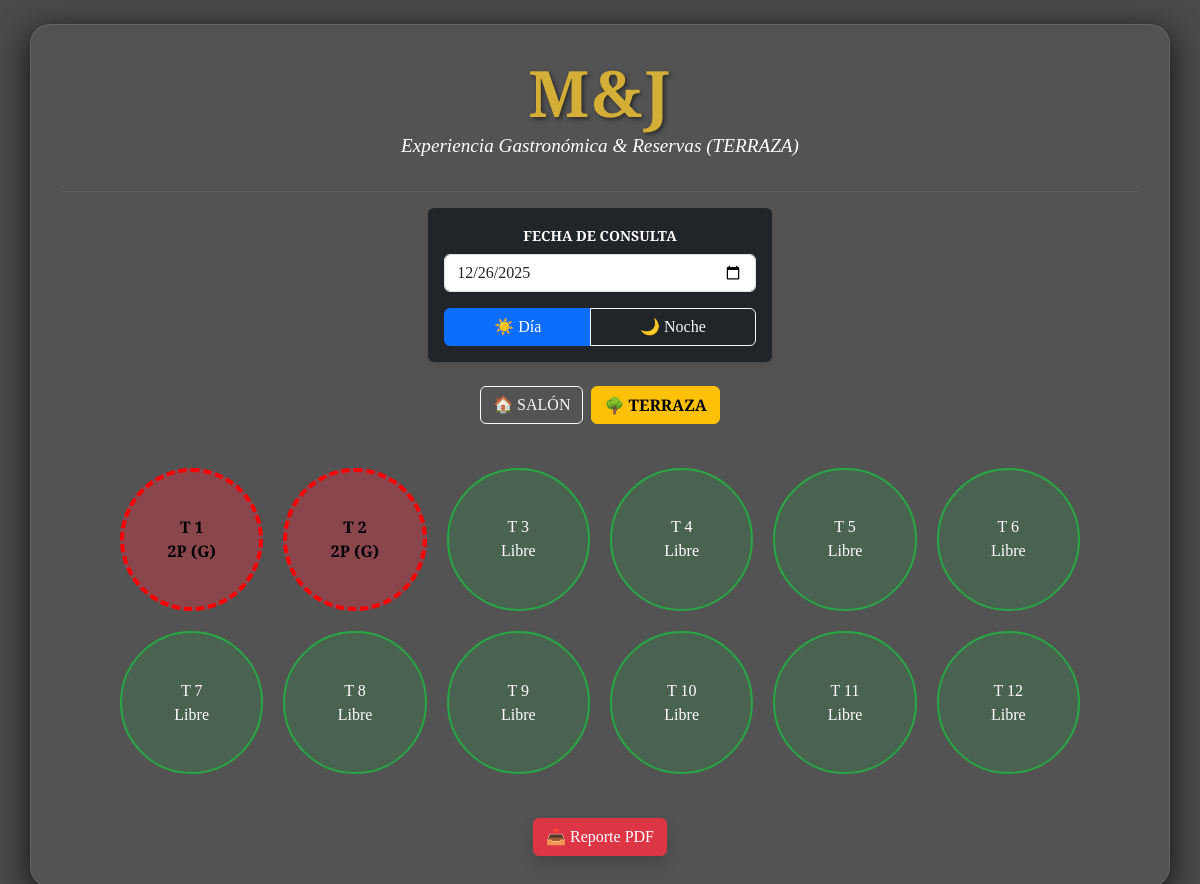
The page /terraza/?fecha=2025-12-26&turno=DIA on the database its author committed.
### reservas/models.py (models this page shows, shortened)
class Reserva(models.Model):
    TURNOS = [
        ('DIA', 'Día'),
        ('NOCHE', 'Noche'),
    ]
    nombre = models.CharField(max_length=100)
    apellido = models.CharField(max_length=100)
    telefono = models.CharField(max_length=20)
    fecha = models.DateField()
    hora = models.TimeField()
    mesa = models.IntegerField()
    turno = models.CharField(max_length=5, choices=TURNOS)
    comentarios = models.TextField(null=True, blank=True)
    personas = models.IntegerField(default=1)

### reservas/views.py (the view)
# urls.py: path('terraza/', views.vista_terraza, name='terraza'),
def vista_terraza(request):
    fecha_str = request.GET.get('fecha', str(date.today()))
    turno = request.GET.get('turno', 'DIA')
    reservas_queryset = Reserva.objects.filter(fecha=fecha_str, turno=turno)
    mesas = []
    for i in range(1, 13):
        reserva_data = reservas_queryset.filter(mesa=i).first()
        es_conjunto = False
        if reserva_data:
            coincidencias = reservas_queryset.filter(
                nombre=reserva_data.nombre,
                apellido=reserva_data.apellido,
                hora=reserva_data.hora
            ).count()
            es_conjunto = coincidencias > 1
        mesas.append({
            'numero': i,
            'ocupada': reserva_data is not None,
            'detalle': reserva_data,
            'es_conjunto': es_conjunto
        })
    return render(request, 'terraza.html', {
        'mesas': mesas,
        'fecha_actual': fecha_str,
        'turno_actual': turno
    })

### reservas/templates/terraza.html (shortened to what this page needs)
{% load static %}
<!DOCTYPE html>
<html lang="es">
<head>
    <link href="https://cdn.jsdelivr.net/npm/bootstrap@5.3.0/dist/css/bootstrap.min.css" rel="stylesheet">
    <link rel="stylesheet" href="{% static 'css/estilos.css' %}">
</head>
<body class="bg-light">
    <div id="contenedor-todo" class="container text-center mt-4">
        <h1 class="brand-title">M&J</h1>
        <p class="brand-subtitle">Experiencia Gastronómica & Reservas (TERRAZA)</p>
        <hr class="border-secondary opacity-25">
        <div class="row justify-content-center mb-4">
            <div class="col-md-6 col-lg-4">
                <form method="GET" id="form-filtros" class="bg-dark p-3 rounded shadow-sm">
                    <label class="form-label fw-bold text-white small">FECHA DE CONSULTA</label>
                    <input type="date" name="fecha" id="fecha_filtro" class="form-control mb-3" value="{{ fecha_actual }}" onchange="this.form.submit()">
                    <div class="btn-group w-100">
                        <button type="button"
                            hx-get="?fecha={{ fecha_actual }}&turno=DIA"
                            hx-target="#contenedor-todo"
                            hx-select="#contenedor-todo"
                            hx-swap="outerHTML"
                            hx-push-url="true"
                            class="btn btn-{% if turno_actual == 'DIA' %}primary{% else %}outline-light{% endif %}">☀️ Día</button>
                        <button type="button"
                            hx-get="?fecha={{ fecha_actual }}&turno=NOCHE"
                            hx-target="#contenedor-todo"
                            hx-select="#contenedor-todo"
                            hx-swap="outerHTML"
                            hx-push-url="true"
                            class="btn btn-{% if turno_actual == 'NOCHE' %}primary{% else %}outline-light{% endif %}">🌙 Noche</button>
                    </div>
                </form>
            </div>
        </div>
        <div class="d-flex justify-content-center gap-2 mb-4">
            <a href="/?fecha={{ fecha_actual }}&turno={{ turno_actual }}" class="btn btn-outline-light">🏠 SALÓN</a>
            <a href="/terraza/?fecha={{ fecha_actual }}&turno={{ turno_actual }}" class="btn btn-warning fw-bold">🌳 TERRAZA</a>
        </div>
        <div class="restaurante-mapa">
            {% for mesa in mesas %}
                {% if mesa.ocupada %}
                    <div class="mesa-container mesa-ocupada {% if mesa.es_conjunto %}mesa-en-conjunto{% endif %}"
                         data-id="{{ mesa.detalle.id }}"
                         data-nombre="{{ mesa.detalle.nombre }}"
                         data-apellido="{{ mesa.detalle.apellido }}"
                         data-tel="{{ mesa.detalle.telefono }}"
                         data-hora="{{ mesa.detalle.hora|time:'H:i' }}"
                         data-coment="{{ mesa.detalle.comentarios|escapejs }}"
                         data-pax="{{ mesa.detalle.personas }}"
                         onclick="verDetalle(this)">
                {% else %}
                    <div class="mesa-container mesa-libre" id="mesa-{{ mesa.numero }}" onclick="toggleMesa('{{ mesa.numero }}')">
                {% endif %}
                    <span class="mesa-numero">T {{ mesa.numero }}</span>
                    <span class="mesa-estado">{% if mesa.ocupada %}{{ mesa.detalle.personas }}P {% if mesa.es_conjunto %}(G){% endif %}{% else %}Libre{% endif %}</span>
                </div>
            {% endfor %}
        </div>
        <div class="mt-4">
            <a href="{% url 'exportar_pdf' %}?fecha={{ fecha_actual }}&turno={{ turno_actual }}" class="btn btn-danger shadow">📥 Reporte PDF</a>
        </div>
    </div>
</body>
</html>

### reservas/static/css/estilos.css (style rules this page uses)
body { background: linear-gradient(rgba(0, 0, 0, 0.7), rgba(0, 0, 0, 0.7)), url('https://images.unsplash.com/photo-1514362545857-3bc16c4c7d1b?q=80&w=2070&auto=format&fit=crop') no-repeat center center fixed; background-size: cover; font-family: 'Playfair Display', serif; color: #000000; }
.brand-title { font-size: 4rem; font-weight: 700; color: #d4af37; text-shadow: 2px 2px 4px rgba(0,0,0,0.5); margin-bottom: 0; letter-spacing: 2px; }
.brand-subtitle { color: #ffffff; font-style: italic; font-size: 1.2rem; margin-bottom: 30px; }
.container { background: rgba(255, 255, 255, 0.05); backdrop-filter: blur(10px); border-radius: 20px; padding: 30px; border: 1px solid rgba(255, 255, 255, 0.1); box-shadow: 0 8px 32px 0 rgba(0, 0, 0, 0.8); }
.mesa-en-conjunto { border: 4px dashed #ff0000 !important; background: linear-gradient(45deg, #ffffff 25%, #ff0000 25%, #ff0000 50%, #ffffff 50%, #ffffff 75%, #ff0000 75%, #ff0000 100%) !important; background-size: 20px 20px !important; color: black !important; font-weight: bold; animation: pulse-border 2s infinite; }
.mesa-container { border-radius: 12px; transition: transform 0.3s ease, box-shadow 0.3s ease; border: 2px solid rgba(255,255,255,0.1); }
.mesa-libre { background: rgba(40, 167, 69, 0.2) !important; border-color: #28a745; color: #fff; }
.mesa-ocupada { background: rgba(220, 53, 69, 0.4) !important; border-color: #dc3545; color: #fff; }
.restaurante-mapa { display: grid; grid-template-columns: repeat(auto-fit, minmax(140px, 1fr)); gap: 20px; padding: 20px; max-width: 1000px; margin: 0 auto; }
.mesa-container { aspect-ratio: 1 / 1; display: flex; flex-direction: column; justify-content: center; align-items: center; border-radius: 50%; cursor: pointer; transition: all 0.3s ease; user-select: none; }

### rows shown on the page
Reserva: numero "1", detalle.personas "2", shows "(G)"
Reserva: numero "2", detalle.personas "2", shows "(G)"

### other values the page prints
{{ mesa.numero }} "3" "4" "5" "6" "7" "8" "9" "10" "11" "12"
